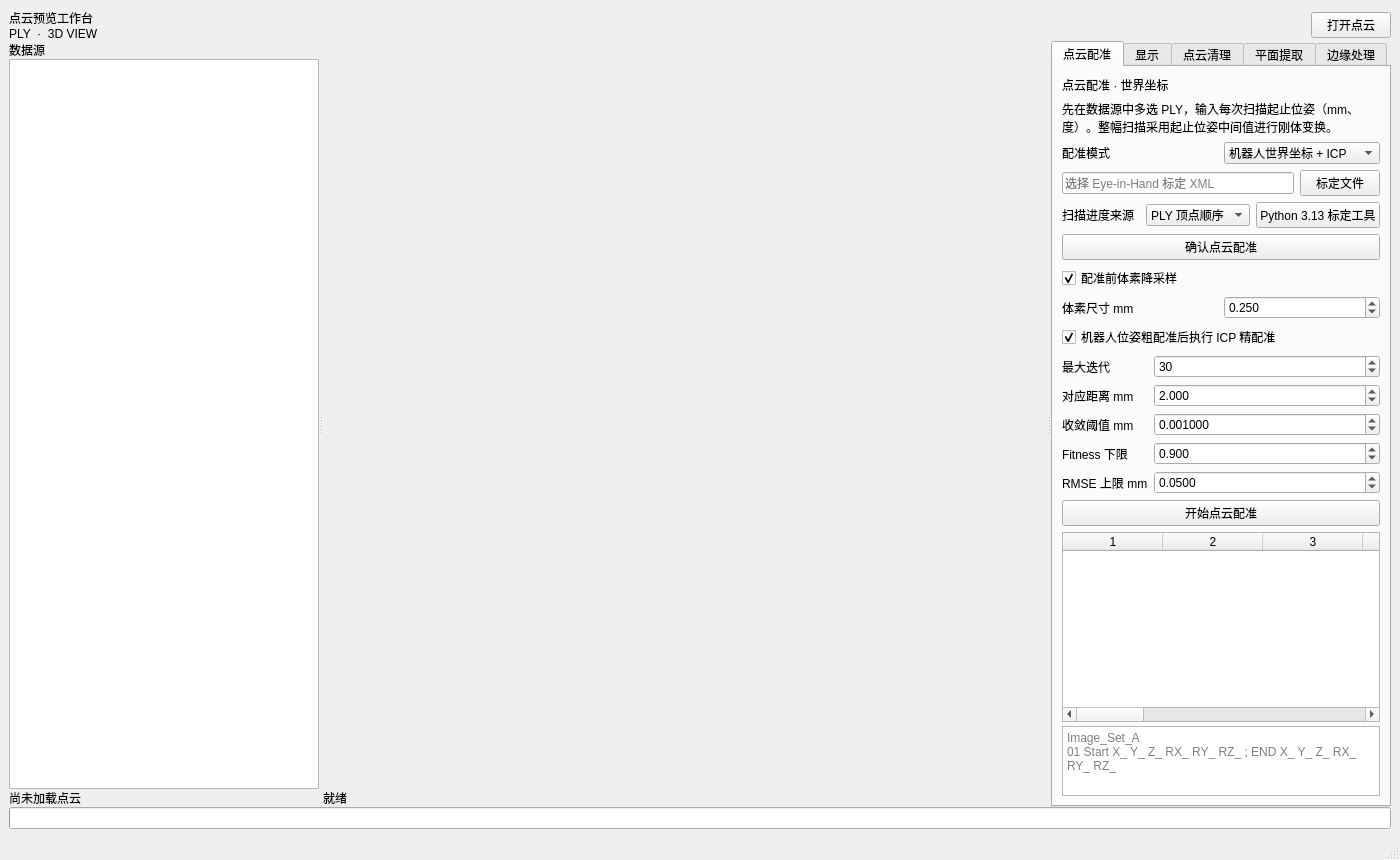
<?xml version="1.0" encoding="UTF-8"?>
<ui version="4.0">
 <class>MainWindow</class>
 <widget class="QMainWindow" name="main_window">
  <property name="geometry">
   <rect>
    <x>0</x>
    <y>0</y>
    <width>1400</width>
    <height>860</height>
   </rect>
  </property>
  <property name="minimumSize">
   <size>
    <width>1080</width>
    <height>680</height>
   </size>
  </property>
  <property name="windowTitle">
   <string>点云预览工作台</string>
  </property>
  <widget class="QWidget" name="wgt_central">
   <layout class="QVBoxLayout" name="rootLayout">
    <property name="spacing">
     <number>0</number>
    </property>
    <item>
     <layout class="QHBoxLayout" name="headerLayout">
      <item>
       <layout class="QVBoxLayout" name="titleLayout">
        <property name="spacing">
         <number>0</number>
        </property>
        <item>
         <widget class="QLabel" name="lbl_main_title">
          <property name="text">
           <string>点云预览工作台</string>
          </property>
         </widget>
        </item>
        <item>
         <widget class="QLabel" name="lbl_subtitle">
          <property name="text">
           <string>PLY  ·  3D VIEW</string>
          </property>
         </widget>
        </item>
       </layout>
      </item>
      <item>
       <spacer name="headerSpacer">
        <property name="orientation">
         <enum>Qt::Orientation::Horizontal</enum>
        </property>
        <property name="sizeHint" stdset="0">
         <size>
          <width>40</width>
          <height>20</height>
         </size>
        </property>
       </spacer>
      </item>
      <item>
       <widget class="QPushButton" name="btn_open_point_cloud">
        <property name="text">
         <string>打开点云</string>
        </property>
       </widget>
      </item>
     </layout>
    </item>
    <item>
     <widget class="QSplitter" name="splitter_main">
      <property name="orientation">
       <enum>Qt::Orientation::Horizontal</enum>
      </property>
      <property name="childrenCollapsible">
       <bool>false</bool>
      </property>
      <widget class="QWidget" name="wgt_source_panel">
       <property name="minimumSize">
        <size>
         <width>220</width>
         <height>0</height>
        </size>
       </property>
       <property name="maximumSize">
        <size>
         <width>310</width>
         <height>16777215</height>
        </size>
       </property>
       <layout class="QVBoxLayout" name="vbl_source">
        <property name="spacing">
         <number>0</number>
        </property>
        <item>
         <widget class="QLabel" name="lbl_source_title">
          <property name="text">
           <string>数据源</string>
          </property>
         </widget>
        </item>
        <item>
         <widget class="QListWidget" name="lw_files">
          <property name="selectionMode">
           <enum>QAbstractItemView::SelectionMode::ExtendedSelection</enum>
          </property>
         </widget>
        </item>
        <item>
         <widget class="QLabel" name="lbl_subtitle">
          <property name="text">
           <string>尚未加载点云</string>
          </property>
          <property name="wordWrap">
           <bool>true</bool>
          </property>
         </widget>
        </item>
       </layout>
      </widget>
      <widget class="QWidget" name="wgt_canvas_panel">
       <layout class="QVBoxLayout" name="vbl_canvas">
        <property name="spacing">
         <number>0</number>
        </property>
        <item>
         <widget class="QWidget" name="wgt_canvas_host" native="true">
          <property name="sizePolicy">
           <sizepolicy hsizetype="Expanding" vsizetype="Expanding">
            <horstretch>0</horstretch>
            <verstretch>0</verstretch>
           </sizepolicy>
          </property>
         </widget>
        </item>
        <item>
         <widget class="QLabel" name="lbl_subtitle">
          <property name="text">
           <string>就绪</string>
          </property>
         </widget>
        </item>
       </layout>
      </widget>
      <widget class="QWidget" name="wgt_source_panel">
       <property name="minimumSize">
        <size>
         <width>270</width>
         <height>0</height>
        </size>
       </property>
       <property name="maximumSize">
        <size>
         <width>340</width>
         <height>16777215</height>
        </size>
       </property>
       <layout class="QVBoxLayout" name="vbl_control">
        <item>
         <widget class="QTabWidget" name="tw_main">
          <property name="currentIndex">
           <number>0</number>
          </property>
          <widget class="QWidget" name="wgt_registration">
           <attribute name="title">
            <string>点云配准</string>
           </attribute>
           <layout class="QVBoxLayout" name="vbl_registration">
            <item>
             <widget class="QLabel" name="lbl_source_title">
              <property name="text">
               <string>点云配准 · 世界坐标</string>
              </property>
             </widget>
            </item>
            <item>
             <widget class="QLabel" name="lbl_registration_hint">
              <property name="text">
               <string>先在数据源中多选 PLY，输入每次扫描起止位姿（mm、度）。整幅扫描采用起止位姿中间值进行刚体变换。</string>
              </property>
              <property name="wordWrap">
               <bool>true</bool>
              </property>
             </widget>
            </item>
            <item><layout class="QHBoxLayout" name="hbl_registration_mode"><item><widget class="QLabel" name="lbl_registration_mode"><property name="text"><string>配准模式</string></property></widget></item><item><widget class="QComboBox" name="cb_registration_mode"><item><property name="text"><string>机器人世界坐标 + ICP</string></property></item><item><property name="text"><string>纯视觉 ICP 诊断</string></property></item></widget></item></layout></item>
            <item><layout class="QHBoxLayout" name="hbl_hand_eye_xml"><item><widget class="QLineEdit" name="le_hand_eye_xml"><property name="placeholderText"><string>选择 Eye-in-Hand 标定 XML</string></property></widget></item><item><widget class="QPushButton" name="btn_browse_hand_eye"><property name="text"><string>标定文件</string></property></widget></item></layout></item>
            <item><layout class="QHBoxLayout" name="hbl_hand_eye_tool"><item><widget class="QLabel" name="lbl_scan_progress"><property name="text"><string>扫描进度来源</string></property></widget></item><item><widget class="QComboBox" name="cb_scan_progress"><item><property name="text"><string>PLY 顶点顺序</string></property></item><item><property name="text"><string>相机局部 X</string></property></item><item><property name="text"><string>相机局部 Y</string></property></item><item><property name="text"><string>相机局部 Z</string></property></item></widget></item><item><widget class="QPushButton" name="btn_open_hand_eye_tool"><property name="text"><string>Python 3.13 标定工具</string></property></widget></item></layout></item>
            <item>
             <widget class="QPushButton" name="btn_open_point_cloud">
              <property name="text">
               <string>确认点云配准</string>
              </property>
             </widget>
            </item>
            <item><widget class="QCheckBox" name="chk_registration_voxel"><property name="text"><string>配准前体素降采样</string></property><property name="checked"><bool>true</bool></property></widget></item>
            <item><layout class="QHBoxLayout" name="hbl_registration_voxel"><item><widget class="QLabel" name="lbl_registration_voxel"><property name="text"><string>体素尺寸 mm</string></property></widget></item><item><widget class="QDoubleSpinBox" name="dsb_registration_voxel"><property name="minimum"><double>0.001000000000000</double></property><property name="maximum"><double>1000.000000000000000</double></property><property name="decimals"><number>3</number></property><property name="value"><double>0.250000000000000</double></property></widget></item></layout></item>
            <item><widget class="QCheckBox" name="chk_registration_icp"><property name="text"><string>机器人位姿粗配准后执行 ICP 精配准</string></property><property name="checked"><bool>true</bool></property></widget></item>
            <item><layout class="QFormLayout" name="fml_registration_icp"><item row="0" column="0"><widget class="QLabel" name="lbl_icp_iterations"><property name="text"><string>最大迭代</string></property></widget></item><item row="0" column="1"><widget class="QSpinBox" name="spb_icp_iterations"><property name="minimum"><number>1</number></property><property name="maximum"><number>200</number></property><property name="value"><number>30</number></property></widget></item><item row="1" column="0"><widget class="QLabel" name="lbl_icp_distance"><property name="text"><string>对应距离 mm</string></property></widget></item><item row="1" column="1"><widget class="QDoubleSpinBox" name="dsb_icp_distance"><property name="minimum"><double>0.001000000000000</double></property><property name="maximum"><double>1000.000000000000000</double></property><property name="decimals"><number>3</number></property><property name="value"><double>2.000000000000000</double></property></widget></item><item row="2" column="0"><widget class="QLabel" name="lbl_icp_tolerance"><property name="text"><string>收敛阈值 mm</string></property></widget></item><item row="2" column="1"><widget class="QDoubleSpinBox" name="dsb_icp_tolerance"><property name="minimum"><double>0.000001000000000</double></property><property name="maximum"><double>10.000000000000000</double></property><property name="decimals"><number>6</number></property><property name="value"><double>0.001000000000000</double></property></widget></item><item row="3" column="0"><widget class="QLabel" name="lbl_icp_fitness"><property name="text"><string>Fitness 下限</string></property></widget></item><item row="3" column="1"><widget class="QDoubleSpinBox" name="dsb_icp_fitness"><property name="minimum"><double>0.000000000000000</double></property><property name="maximum"><double>1.000000000000000</double></property><property name="decimals"><number>3</number></property><property name="value"><double>0.900000000000000</double></property></widget></item><item row="4" column="0"><widget class="QLabel" name="lbl_icp_rmse"><property name="text"><string>RMSE 上限 mm</string></property></widget></item><item row="4" column="1"><widget class="QDoubleSpinBox" name="dsb_icp_rmse"><property name="minimum"><double>0.000001000000000</double></property><property name="maximum"><double>1000.000000000000000</double></property><property name="decimals"><number>4</number></property><property name="value"><double>0.050000000000000</double></property></widget></item></layout></item>
            <item>
             <widget class="QPushButton" name="btn_start_registration">
              <property name="text">
               <string>开始点云配准</string>
              </property>
             </widget>
            </item>
            <item>
             <widget class="QTableWidget" name="tbl_registration">
              <property name="minimumSize">
               <size>
                <width>0</width>
                <height>190</height>
               </size>
              </property>
              <property name="rowCount">
               <number>0</number>
              </property>
              <property name="columnCount">
               <number>13</number>
              </property>
              <column/>
              <column/>
              <column/>
              <column/>
              <column/>
              <column/>
              <column/>
              <column/>
              <column/>
              <column/>
              <column/>
              <column/>
              <column/>
             </widget>
            </item>
            <item>
             <widget class="QPlainTextEdit" name="pte_registration_output">
              <property name="readOnly"><bool>false</bool></property>
              <property name="placeholderText"><string>Image_Set_A
01 Start X_ Y_ Z_ RX_ RY_ RZ_ ; END X_ Y_ Z_ RX_ RY_ RZ_</string></property>
             </widget>
            </item>
           </layout>
          </widget>
          <widget class="QWidget" name="wgt_render">
           <attribute name="title">
            <string>显示</string>
           </attribute>
           <layout class="QFormLayout" name="fml_render">
            <property name="verticalSpacing">
             <number>12</number>
            </property>
            <item row="0" column="0">
             <widget class="QLabel" name="lbl_point_size">
              <property name="text">
               <string>像素标记尺寸</string>
              </property>
             </widget>
            </item>
            <item row="0" column="1">
             <widget class="QSpinBox" name="spb_point_size">
              <property name="minimum">
               <number>1</number>
              </property>
              <property name="maximum">
               <number>8</number>
              </property>
              <property name="value">
               <number>1</number>
              </property>
             </widget>
            </item>
            <item row="1" column="0" colspan="2">
             <widget class="QPushButton" name="btn_reset_view">
              <property name="text">
               <string>重置视角</string>
              </property>
             </widget>
            </item>
            <item row="2" column="0" colspan="2">
             <widget class="QLabel" name="lbl_source_title">
              <property name="text">
               <string>渲染效果</string>
              </property>
             </widget>
            </item>
            <item row="3" column="0">
             <widget class="QLabel" name="lbl_color_mode">
              <property name="text">
               <string>颜色样式</string>
              </property>
             </widget>
            </item>
            <item row="3" column="1">
             <widget class="QComboBox" name="cb_color_mode">
              <item>
               <property name="text">
                <string>彩色高度</string>
               </property>
              </item>
              <item>
               <property name="text">
                <string>灰阶</string>
               </property>
              </item>
              <item>
               <property name="text">
                <string>法向量</string>
               </property>
              </item>
             </widget>
            </item>
            <item row="4" column="0">
             <widget class="QLabel" name="lbl_overlay">
              <property name="text">
               <string>叠加比例</string>
              </property>
             </widget>
            </item>
            <item row="4" column="1">
             <widget class="QDoubleSpinBox" name="dsb_overlay">
              <property name="decimals">
               <number>3</number>
              </property>
              <property name="maximum">
               <double>1.000000000000000</double>
              </property>
              <property name="singleStep">
               <double>0.050000000000000</double>
              </property>
              <property name="value">
               <double>1.000000000000000</double>
              </property>
             </widget>
            </item>
            <item row="5" column="0">
             <widget class="QLabel" name="lbl_map_min">
              <property name="text">
               <string>映射最小值</string>
              </property>
             </widget>
            </item>
            <item row="5" column="1">
             <widget class="QDoubleSpinBox" name="dsb_map_min">
              <property name="decimals">
               <number>2</number>
              </property>
              <property name="minimum">
               <double>-1000000000.000000000000000</double>
              </property>
              <property name="maximum">
               <double>1000000000.000000000000000</double>
              </property>
             </widget>
            </item>
            <item row="6" column="0">
             <widget class="QLabel" name="lbl_map_max">
              <property name="text">
               <string>映射最大值</string>
              </property>
             </widget>
            </item>
            <item row="6" column="1">
             <widget class="QDoubleSpinBox" name="dsb_map_max">
              <property name="decimals">
               <number>2</number>
              </property>
              <property name="minimum">
               <double>-1000000000.000000000000000</double>
              </property>
              <property name="maximum">
               <double>1000000000.000000000000000</double>
              </property>
             </widget>
            </item>
           </layout>
          </widget>
          <widget class="QWidget" name="wgt_clean">
           <attribute name="title">
            <string>点云清理</string>
           </attribute>
           <layout class="QVBoxLayout" name="vbl_clean">
            <item>
             <widget class="QLabel" name="lbl_source_title">
              <property name="text">
               <string>点云清理 · 后台处理</string>
              </property>
             </widget>
            </item>
            <item>
             <widget class="QCheckBox" name="chk_voxel_noise">
              <property name="text">
               <string>体素降采样（预处理）</string>
              </property>
              <property name="checked">
               <bool>true</bool>
              </property>
             </widget>
            </item>
            <item>
             <layout class="QHBoxLayout" name="hbl_voxel">
              <item>
               <widget class="QLabel" name="lbl_voxel_size">
                <property name="text">
                 <string>体素尺寸 mm</string>
                </property>
               </widget>
              </item>
              <item>
               <widget class="QDoubleSpinBox" name="dsb_voxel_size">
                <property name="decimals">
                 <number>3</number>
                </property>
                <property name="minimum">
                 <double>0.001000000000000</double>
                </property>
                <property name="maximum">
                 <double>1000.000000000000000</double>
                </property>
                <property name="value">
                 <double>0.250000000000000</double>
                </property>
               </widget>
              </item>
             </layout>
            </item>
            <item>
             <widget class="QCheckBox" name="chk_statistical_noise">
              <property name="text">
               <string>统计离群值去除（推荐）</string>
              </property>
              <property name="checked">
               <bool>true</bool>
              </property>
             </widget>
            </item>
            <item>
             <layout class="QHBoxLayout" name="hbl_statistical">
              <item>
               <widget class="QLabel" name="lbl_mean_k">
                <property name="text">
                 <string>邻域 K</string>
                </property>
               </widget>
              </item>
              <item>
               <widget class="QSpinBox" name="spb_mean_k">
                <property name="minimum">
                 <number>1</number>
                </property>
                <property name="maximum">
                 <number>128</number>
                </property>
                <property name="value">
                 <number>45</number>
                </property>
               </widget>
              </item>
              <item>
               <widget class="QLabel" name="lbl_stddev">
                <property name="text">
                 <string>阈值倍数</string>
                </property>
               </widget>
              </item>
              <item>
               <widget class="QDoubleSpinBox" name="dsb_stddev">
                <property name="decimals">
                 <number>2</number>
                </property>
                <property name="minimum">
                 <double>0.100000000000000</double>
                </property>
                <property name="maximum">
                 <double>5.000000000000000</double>
                </property>
                <property name="singleStep">
                 <double>0.050000000000000</double>
                </property>
                <property name="value">
                 <double>1.300000000000000</double>
                </property>
               </widget>
              </item>
             </layout>
            </item>
            <item>
             <widget class="QPushButton" name="btn_apply_noise">
              <property name="text">
               <string>应用噪点去除</string>
              </property>
             </widget>
            </item>
            <item>
             <widget class="QPushButton" name="btn_restore_cloud">
              <property name="text">
               <string>恢复原始点云</string>
              </property>
             </widget>
            </item>
            <item>
             <spacer name="spacer_clean">
              <property name="orientation">
               <enum>Qt::Orientation::Vertical</enum>
              </property>
              <property name="sizeHint" stdset="0">
               <size>
                <width>20</width>
                <height>40</height>
               </size>
              </property>
             </spacer>
            </item>
           </layout>
          </widget>
          <widget class="QWidget" name="wgt_plane">
           <attribute name="title">
            <string>平面提取</string>
           </attribute>
           <layout class="QVBoxLayout" name="vbl_plane">
            <item>
             <widget class="QLabel" name="lbl_source_title">
              <property name="text">
               <string>2.5D 平面提取</string>
              </property>
             </widget>
            </item>
            <item>
             <layout class="QHBoxLayout" name="hbl_plane_actions">
              <item>
               <widget class="QPushButton" name="btn_pick_points">
                <property name="text">
                 <string>取点</string>
                </property>
               </widget>
              </item>
              <item>
               <widget class="QPushButton" name="btn_abandon_points">
                <property name="text">
                 <string>放弃取点</string>
                </property>
               </widget>
              </item>
              <item>
               <widget class="QPushButton" name="btn_undo_point">
                <property name="text">
                 <string>撤销选择的点</string>
                </property>
               </widget>
              </item>
             </layout>
            </item>
            <item>
             <widget class="QPushButton" name="btn_determine_plane">
              <property name="text">
               <string>确定平面</string>
              </property>
             </widget>
            </item>
            <item>
             <widget class="QPushButton" name="btn_confirm_candidate">
              <property name="text">
               <string>确定候选平面</string>
              </property>
             </widget>
            </item>
            <item>
             <widget class="QPushButton" name="btn_cancel_candidate">
              <property name="text">
               <string>取消确定平面</string>
              </property>
             </widget>
            </item>
            <item>
             <widget class="QPlainTextEdit" name="pte_plane_output">
              <property name="readOnly">
               <bool>true</bool>
              </property>
              <property name="placeholderText">
               <string>点击取点并在画布中指定三个点</string>
              </property>
             </widget>
            </item>
           </layout>
          </widget>
          <widget class="QWidget" name="wgt_edge">
           <attribute name="title">
            <string>边缘处理</string>
           </attribute>
           <layout class="QVBoxLayout" name="vbl_edge">
            <item>
             <widget class="QLabel" name="lbl_source_title">
              <property name="text">
               <string>平面边缘分割</string>
              </property>
             </widget>
            </item>
            <item>
             <layout class="QFormLayout" name="fml_edge">
              <item row="0" column="0">
               <widget class="QLabel" name="lbl_edge_grid">
                <property name="text">
                 <string>栅格尺寸 mm</string>
                </property>
               </widget>
              </item>
              <item row="0" column="1">
               <widget class="QDoubleSpinBox" name="dsb_edge_grid">
                <property name="decimals">
                 <number>4</number>
                </property>
                <property name="maximum">
                 <double>1000.000000000000000</double>
                </property>
               </widget>
              </item>
              <item row="1" column="0">
               <widget class="QLabel" name="lbl_edge_close">
                <property name="text">
                 <string>闭运算半径</string>
                </property>
               </widget>
              </item>
              <item row="1" column="1">
               <widget class="QSpinBox" name="spb_edge_close">
                <property name="maximum">
                 <number>4</number>
                </property>
               </widget>
              </item>
              <item row="2" column="0">
               <widget class="QLabel" name="lbl_edge_open">
                <property name="text">
                 <string>开运算半径</string>
                </property>
               </widget>
              </item>
              <item row="2" column="1">
               <widget class="QSpinBox" name="spb_edge_open">
                <property name="maximum">
                 <number>4</number>
                </property>
               </widget>
              </item>
             </layout>
            </item>
            <item>
             <widget class="QPushButton" name="btn_extract_plane_image">
              <property name="text">
               <string>提取平面 2D 图像</string>
              </property>
             </widget>
            </item>
            <item>
             <widget class="QPushButton" name="btn_apply_edge">
              <property name="text">
               <string>执行边缘分割</string>
              </property>
             </widget>
            </item>
            <item>
             <widget class="QPushButton" name="btn_select_edge">
              <property name="text">
               <string>选择边缘点</string>
              </property>
             </widget>
            </item>
            <item>
             <widget class="QPushButton" name="btn_clear_edge">
              <property name="text">
               <string>清除边缘选择</string>
              </property>
             </widget>
            </item>
            <item>
             <widget class="QPushButton" name="btn_save_plane_image">
              <property name="text">
               <string>保存 2D 图片</string>
              </property>
             </widget>
            </item>
            <item>
             <widget class="QLabel" name="lbl_plane_image_preview">
              <property name="minimumSize">
               <size>
                <width>0</width>
                <height>150</height>
               </size>
              </property>
              <property name="text">
               <string>确认平面后执行边缘分割</string>
              </property>
              <property name="alignment">
               <set>Qt::AlignmentFlag::AlignCenter</set>
              </property>
             </widget>
            </item>
            <item>
             <widget class="QPlainTextEdit" name="pte_edge_output">
              <property name="readOnly">
               <bool>true</bool>
              </property>
              <property name="placeholderText">
               <string>边缘和 2D 图像统计将在此显示</string>
              </property>
             </widget>
            </item>
           </layout>
          </widget>
         </widget>
        </item>
       </layout>
      </widget>
     </widget>
    </item>
    <item>
     <widget class="QProgressBar" name="pbar_progress">
      <property name="maximum">
       <number>100</number>
      </property>
      <property name="textVisible">
       <bool>false</bool>
      </property>
     </widget>
    </item>
   </layout>
  </widget>
  <widget class="QMenuBar" name="menubar_main">
   <property name="geometry">
    <rect>
     <x>0</x>
     <y>0</y>
     <width>1400</width>
     <height>20</height>
    </rect>
   </property>
  </widget>
  <widget class="QStatusBar" name="statusbar_main"/>
  <action name="act_open">
   <property name="text">
    <string>打开点云...</string>
   </property>
   <property name="shortcut">
    <string>Ctrl+O</string>
   </property>
  </action>
  <action name="act_separator">
   <property name="text">
    <string>separator</string>
   </property>
  </action>
  <action name="act_exit">
   <property name="text">
    <string>退出</string>
   </property>
  </action>
 </widget>
 <resources/>
 <connections/>
</ui>
